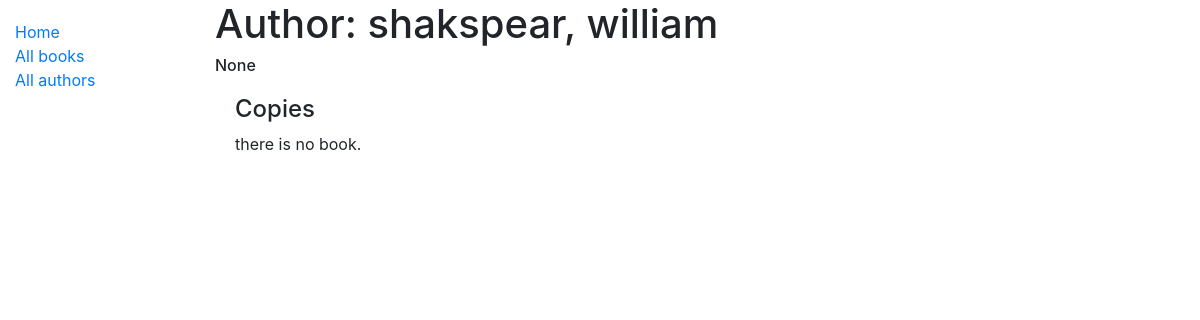
Before: /catalog/author/8 with the older database file.
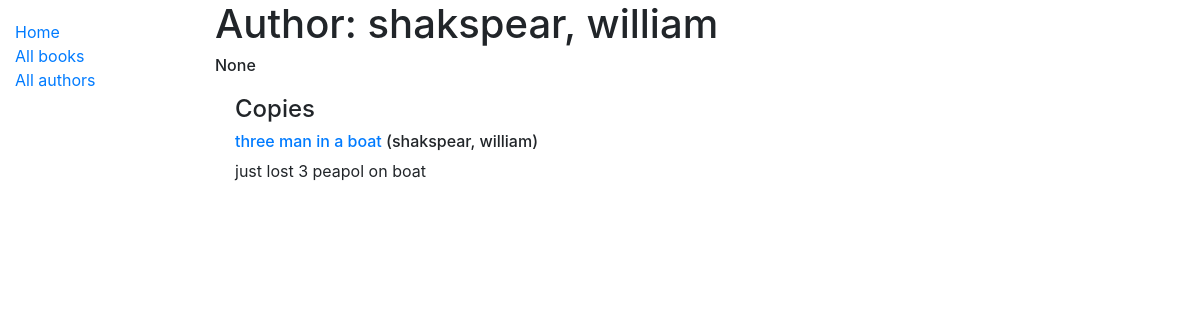
After: the same page with the newer database file.
### catalog/models.py (models this page shows, shortened)
class Book(models.Model):
    title = models.CharField(max_length=200)
    author = models.ForeignKey(Author, on_delete=models.SET_NULL, null=True)
    summary = models.TextField(
        max_length=1000, help_text='Enter a brief description of the book')
    isbn = models.CharField('ISBN', max_length=13, unique=True,
                            help_text='13 Character <a href="https://www.isbn-international.org/content/what-isbn">ISBN number</a>')
    Lang = models.ForeignKey("Language", on_delete=models.PROTECT, null=True)
    genre = models.ManyToManyField(
        Genre, help_text='Select a genre for this book')
    def display_genre(self):
        """Create a string for the Genre. This is required to display genre in Admin."""
        return ', '.join(genre.name for genre in self.genre.all()[:3])
    display_genre.short_description = 'Genre'
    def get_absolute_url(self):
        return reverse('book-detail', args=[str(self.id)])

class Author(models.Model):
    first_name = models.CharField(max_length=100)
    last_name = models.CharField(max_length=100)
    date_of_birth = models.DateField(null=True, blank=True)
    date_of_death = models.DateField('Died', null=True, blank=True)
    class Meta:
        ordering = ['last_name', 'first_name']
    def __str__(self):
        return f'{self.last_name}, {self.first_name}'

### catalog/views.py (the view)
# urls.py: path('author/<int:pk>', views.AuthordetailView, name='author-detail'),
def AuthordetailView(request, pk=0):
    author_object = Author.objects.get(pk=pk)
    author_name = author_object.__str__()
    author_dob = author_object.date_of_birth
    book_objects = Book.objects.filter(author=pk)
    context = {
        "author_name": author_name,
        "author_dob": author_dob,
        "book_lists": book_objects,
    }
    return render(request, "author_detail.html", context=context)

### catalog/templates/author_detail.html
{% extends "base_generic.html" %}
{% block content %}
<h1>Author: {{ author_name }}</h1>
<h6>{{author_dob}}</h6>
<div style="margin-left:20px;margin-top:20px">
    <h4>Copies</h4>
    {% if book_lists %}
    {% for book in book_lists %}
    <h6><a href="{{book.get_absolute_url}}">{{book.title}}</a>
        ({{book.author}})</h6>
    <p>{{book.summary}}</p>
    {% endfor %}
    {% else %}
    <p>there is no book.</p>
    {% endif %}
</div>
{% endblock %}

Changed rows visible on the page:
added Book: title "three man in a boat", author "shakspear, william", summary "just lost 3 peapol on boat"
Other visible differences:
text no longer shown: "there is no book."
